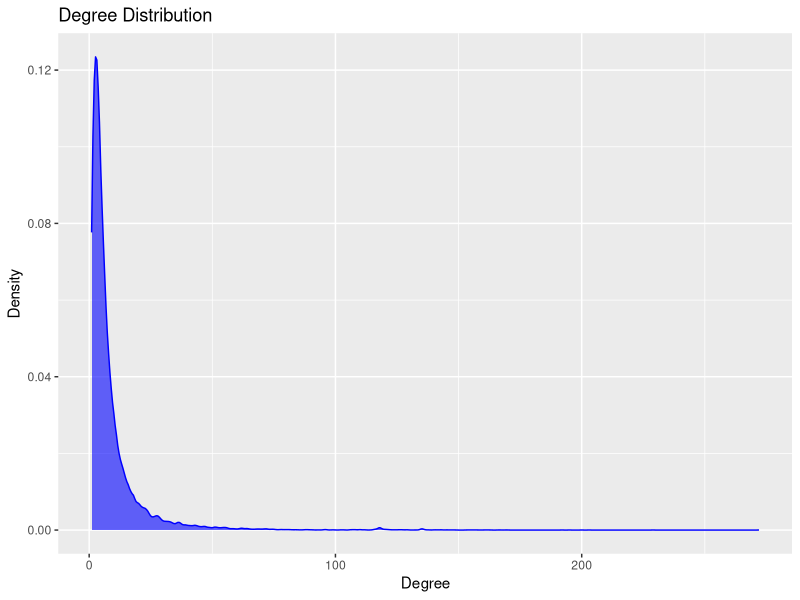
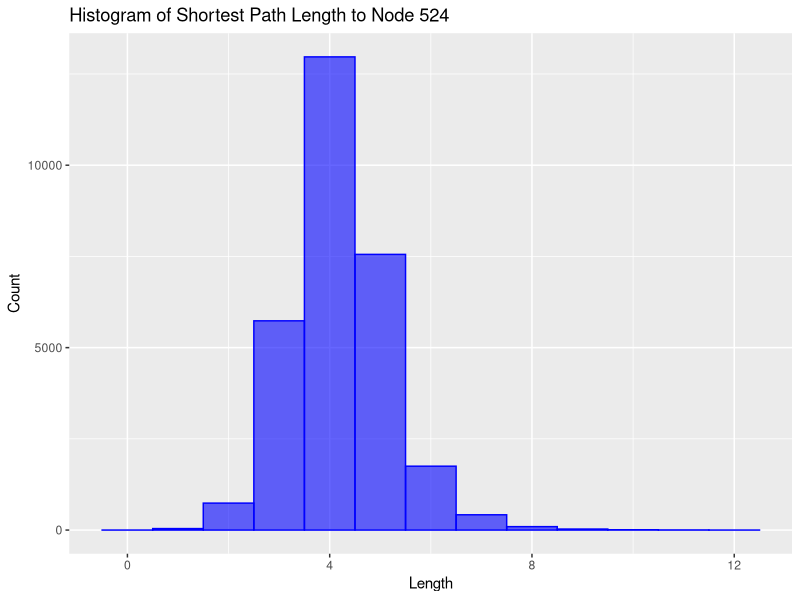

Generate these figures, in order, with R:
## ---- chunk 1
rm(list = ls())

library(dplyr)
library(tidyverse)
library(igraph)

Edges <- read.table("Adjacency.txt", sep = '\t',header = FALSE)
## ---- chunk 2
Reverse_Edges <- Edges %>% select(V1 = V2, V2 = V1)

Degrees <- rbind(Reverse_Edges, Edges) %>% 
  group_by(V1) %>% 
  summarise(degree = n()) %>%
  arrange(desc(degree))

Degrees
## ---- chunk 3
ggplot(Degrees, aes(x = degree)) + geom_density(color="blue", fill="blue", alpha=0.6) + ggtitle("Degree Distribution") + xlab("Degree") + ylab("Density")
## ---- chunk 4
graph = graph_from_data_frame(Edges, directed=FALSE)
ShortestPaths <- as.data.frame(t(shortest.paths(graph, v=524, mode = "in"))) %>% 
  select(Length = `10745`) %>%
  filter(is.finite(Length))
  
ShortestPaths %>% ggplot(aes(x=Length)) + geom_histogram(color="blue", fill="blue", alpha=0.6, binwidth=1) + ggtitle("Histogram of Shortest Path Length to Node 524") + ylab("Count")
## ---- chunk 5
ShortestPaths %>% 
  summarise(Average_Length = mean(Length))
